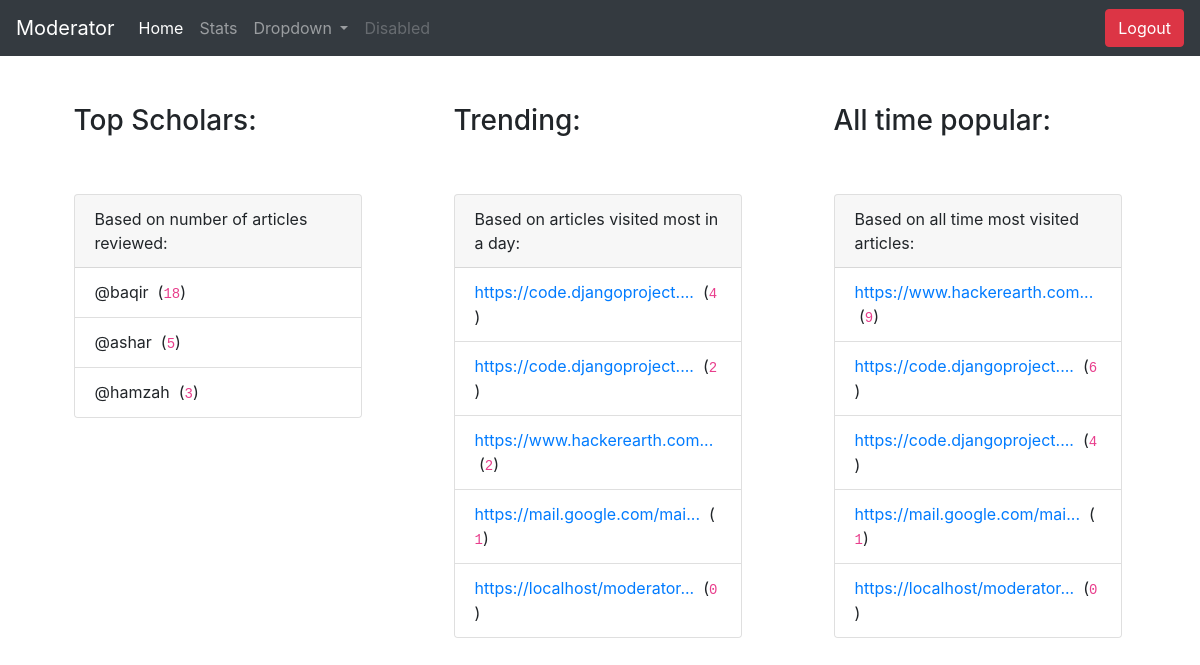
/stats.php (signed in), run on the app's committed database.
### tables this page shows
CREATE TABLE `scholars` (
  `id` int(11) NOT NULL,
  `username` varchar(30) NOT NULL,
  `password` varchar(100) NOT NULL,
  `name` varchar(50) NOT NULL,
  `articles_reviewed` int(11) NOT NULL
);

CREATE TABLE `info` (
  `id` int(20) NOT NULL,
  `url` varchar(500) NOT NULL,
  `score` varchar(10) NOT NULL,
  `magnitude` varchar(10) NOT NULL,
  `reviewed` int(50) NOT NULL DEFAULT '0',
  `scholar_score` float(10,3) DEFAULT '0.000',
  `daily_count` int(50) NOT NULL DEFAULT '1',
  `lifetime_count` int(50) NOT NULL DEFAULT '1'
);

### stats.php (the view, shortened to what this page needs)
<?php
include("db_connect.php");
?>
<!doctype html>
<html lang="en">
  <head>
    <link rel="stylesheet" href="https://maxcdn.bootstrapcdn.com/bootstrap/4.0.0/css/bootstrap.min.css">
  </head>
  <body>
    <?php
    include("navbar.php");
    ?>
    <div class="container">
      <div class="row">
        <?php
        $sql = "SELECT * FROM scholars ORDER BY articles_reviewed DESC LIMIT 5";
        $result = $con->query($sql);
        ?>
        <div class="col-lg-3"  style="margin-left: 2.5%;">
          <h3>Top Scholars:</h3><br /><br />
          <div class="card" style="width: 18rem;">
            <div class="card-header">
              Based on number of articles reviewed:
            </div>
            <ul class="list-group list-group-flush">
              <?php
                while($row = $result->fetch_assoc()) {?>
              <li class="list-group-item">  @<?php echo $row['username']; ?>&nbsp;&nbsp;(<code><?php echo $row['articles_reviewed']; ?></code>)</li>
              <?php } ?>
            </ul>
          </div>
        </div>
        <?php
        $sql = "SELECT * FROM info ORDER BY daily_count DESC LIMIT 5";
        $result = $con->query($sql);
        ?>
        <div class="col-lg-3 offset-lg-1">
          <h3>Trending:</h3><br /><br />
          <div class="card" style="width: 18rem;">
            <div class="card-header">
              Based on articles visited most in a day:
            </div>
            <ul class="list-group list-group-flush">
              <?php
                while($row = $result->fetch_assoc()) {?>
              <li class="list-group-item"> <a href="<?php echo $row['url']; ?>"><?php echo custom_echo($row['url'],27);?></a>&nbsp;&nbsp;(<code><?php echo $row['daily_count']; ?></code>)</li>
              <?php } ?>
            </ul>
          </div>
        </div>
        <?php
        $sql = "SELECT * FROM info ORDER BY lifetime_count DESC LIMIT 5";
        $result = $con->query($sql);
        ?>
        <div class="col-lg-3 offset-lg-1">
          <h3>All time popular:</h3><br /><br />
          <div class="card" style="width: 18rem;">
            <div class="card-header">
              Based on all time most visited articles:
            </div>
            <ul class="list-group list-group-flush">
              <?php
                while($row = $result->fetch_assoc()) {?>
                  <li class="list-group-item"> <a href="<?php echo $row['url']; ?>"><?php echo custom_echo($row['url'],27);?></a>&nbsp;&nbsp;(<code><?php echo $row['lifetime_count']; ?></code>)</li>
              <?php } ?>
            </ul>
          </div>
        </div>
      </div>
    </div>
  </body>
</html>

### db_connect.php (shortened to what this page needs)
<?php
function custom_echo($x, $length)
{
  if(strlen($x)<=$length)
  {
    echo $x;
  }
  else
  {
    $y=substr($x,0,$length) . '...';
    echo $y;
  }
}
?>

### data on the page
scholars: username "baqir", articles_reviewed "18"
scholars: username "ashar", articles_reviewed "5"
scholars: username "hamzah", articles_reviewed "3"
info: url "https://code.djangoproject....", daily_count "4", lifetime_count "6"
info: url "https://code.djangoproject....", daily_count "2", lifetime_count "4"
info: url "https://www.hackerearth.com...", daily_count "2", lifetime_count "9"
info: url "https://mail.google.com/mai...", daily_count "1", lifetime_count "1"
info: url "https://localhost/moderator...", daily_count "0", lifetime_count "0"
